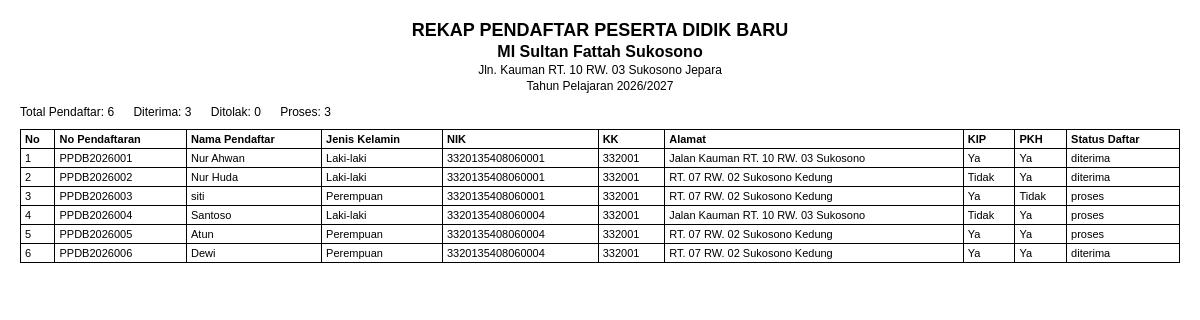
Page /admin/laporan_pendaftar.php (signed in) on the earlier database version.
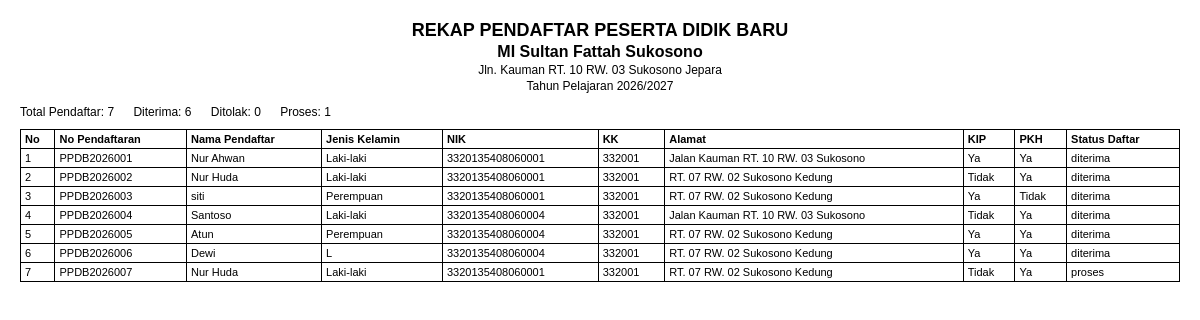
Same page on the later database version.
### tables this page shows
CREATE TABLE `pendaftar` (
  `id` int unsigned NOT NULL AUTO_INCREMENT,
  `no_pendaftaran` varchar(30) NOT NULL,
  `nama_lengkap` varchar(150) NOT NULL,
  `nik` varchar(50) NOT NULL,
  `kk` varchar(50) NOT NULL,
  `jenis_kelamin` varchar(20) NOT NULL,
  `tempat_lahir` varchar(100) NOT NULL,
  `tanggal_lahir` date NOT NULL,
  `alamat` text NOT NULL,
  `status_keluarga` varchar(50) DEFAULT NULL,
  `anak_ke` int DEFAULT NULL,
  `jumlah_saudara` int DEFAULT NULL,
  `asal_tk` varchar(150) DEFAULT NULL,
  `nama_ayah` varchar(150) NOT NULL,
  `nama_ibu` varchar(150) NOT NULL,
  `pekerjaan_ayah` varchar(100) DEFAULT NULL,
  `pekerjaan_ibu` varchar(100) DEFAULT NULL,
  `nama_wali` varchar(150) DEFAULT NULL,
  `pekerjaan_wali` varchar(100) DEFAULT NULL,
  `email` varchar(100) DEFAULT NULL,
  `hp` varchar(30) NOT NULL,
  `kip` varchar(10) NOT NULL,
  `pkh` varchar(10) NOT NULL,
  `status_daftar` enum('proses','diterima','ditolak') NOT NULL DEFAULT 'proses',
  `created_at` datetime NOT NULL,
  PRIMARY KEY (`id`),
  UNIQUE KEY `no_pendaftaran` (`no_pendaftaran`)
);

### config.php (called while the page is built, shortened)
<?php
$db_host = 'localhost';
$db_user = 'root';
$db_pass = '';
$db_name = 'ppdb_2026';
$mysqli = new mysqli($db_host, $db_user, $db_pass, $db_name);
$mysqli->set_charset('utf8mb4');
function esc($value): string
{
    if (is_scalar($value)) {
        return htmlspecialchars((string)$value, ENT_QUOTES, 'UTF-8');
    }
    return '';
}
function count_pendaftar(?string $status = null): int
{
    global $mysqli;
    if ($status === null) {
        $sql = 'SELECT COUNT(*) FROM pendaftar';
        $stmt = $mysqli->prepare($sql);
    } else {
        $sql = 'SELECT COUNT(*) FROM pendaftar WHERE status_daftar = ?';
        $stmt = $mysqli->prepare($sql);
        if ($stmt) {
            $stmt->bind_param('s', $status);
        }
    }
    $stmt->execute();
    $stmt->bind_result($count);
    return (int)$count;
}

### admin/laporan_pendaftar.php (the view, shortened to what this page needs)
<?php
require __DIR__ . '/../config.php';
$status = isset($_GET['status']) ? $_GET['status'] : '';
$allowedStatus = ['proses', 'diterima', 'ditolak'];
if (!in_array($status, $allowedStatus, true)) {
    $status = '';
}
$whereSql = '';
$sql = 'SELECT * FROM pendaftar ' . $whereSql . ' ORDER BY created_at ASC';
if ($whereSql === '') {
    $stmt = $mysqli->prepare($sql);
} else {
    $stmt = $mysqli->prepare($sql);
    if ($stmt) {
        $stmt->bind_param('s', $status);
    }
}
$pendaftar = [];
if ($stmt) {
    $stmt->execute();
    $result = $stmt->get_result();
    while ($row = $result->fetch_assoc()) {
        $pendaftar[] = $row;
    }
}
$madrasah = [
    'nama' => 'MI SULTAN FATTAH SUKOSONO',
    'alamat' => '',
];
if ($res = $mysqli->query('SELECT nama, alamat FROM madrasah LIMIT 1')) {
    if ($row = $res->fetch_assoc()) {
        $madrasah = $row;
    }
}
$total = count_pendaftar();
$totalDiterima = count_pendaftar('diterima');
$totalDitolak = count_pendaftar('ditolak');
$totalProses = count_pendaftar('proses');
?>
<!DOCTYPE html>
<html lang="id">
<head>
</head>
<body onload="window.print()">
    <div class="header">
        <h1>REKAP PENDAFTAR PESERTA DIDIK BARU</h1>
        <h2><?= esc($madrasah['nama']); ?></h2>
        <p><?= esc($madrasah['alamat']); ?></p>
        <p>Tahun Pelajaran <?= date('Y'); ?>/<?= date('Y') + 1; ?></p>
    </div>
    <div class="info">
        <span>Total Pendaftar: <?= $total; ?></span>
        <span>Diterima: <?= $totalDiterima; ?></span>
        <span>Ditolak: <?= $totalDitolak; ?></span>
        <span>Proses: <?= $totalProses; ?></span>
    </div>
    <table>
        <thead>
            <tr>
                <th>No</th>
                <th>No Pendaftaran</th>
                <th>Nama Pendaftar</th>
                <th>Jenis Kelamin</th>
                <th>NIK</th>
                <th>KK</th>
                <th>Alamat</th>
                <th>KIP</th>
                <th>PKH</th>
                <th>Status Daftar</th>
            </tr>
        </thead>
        <tbody>
            <?php $no = 1; foreach ($pendaftar as $row): ?>
            <tr>
                <td><?= $no++; ?></td>
                <td><?= esc($row['no_pendaftaran']); ?></td>
                <td><?= esc($row['nama_lengkap']); ?></td>
                <td><?= esc($row['jenis_kelamin']); ?></td>
                <td><?= esc($row['nik']); ?></td>
                <td><?= esc($row['kk']); ?></td>
                <td><?= esc($row['alamat']); ?></td>
                <td><?= esc($row['kip']); ?></td>
                <td><?= esc($row['pkh']); ?></td>
                <td><?= esc($row['status_daftar']); ?></td>
            </tr>
            <?php endforeach; ?>
        </tbody>
    </table>
</body>
</html>

Differences in the rows shown:
changed pendaftar "PPDB2026003": status_daftar "proses" → "diterima"
changed pendaftar "PPDB2026004": status_daftar "proses" → "diterima"
changed pendaftar "PPDB2026005": status_daftar "proses" → "diterima"
changed pendaftar "PPDB2026006": jenis_kelamin "Perempuan" → "L"
added pendaftar: no_pendaftaran "PPDB2026007", nama_lengkap "Nur Huda", jenis_kelamin "Laki-laki", nik "3320135408060001", kk "332001", alamat "RT. 07 RW. 02 Sukosono Kedung", kip "Tidak", pkh "Ya", status_daftar "proses"
Other differences:
$total: "6" → "7"
$totalDiterima: "3" → "6"
$totalProses: "3" → "1"
